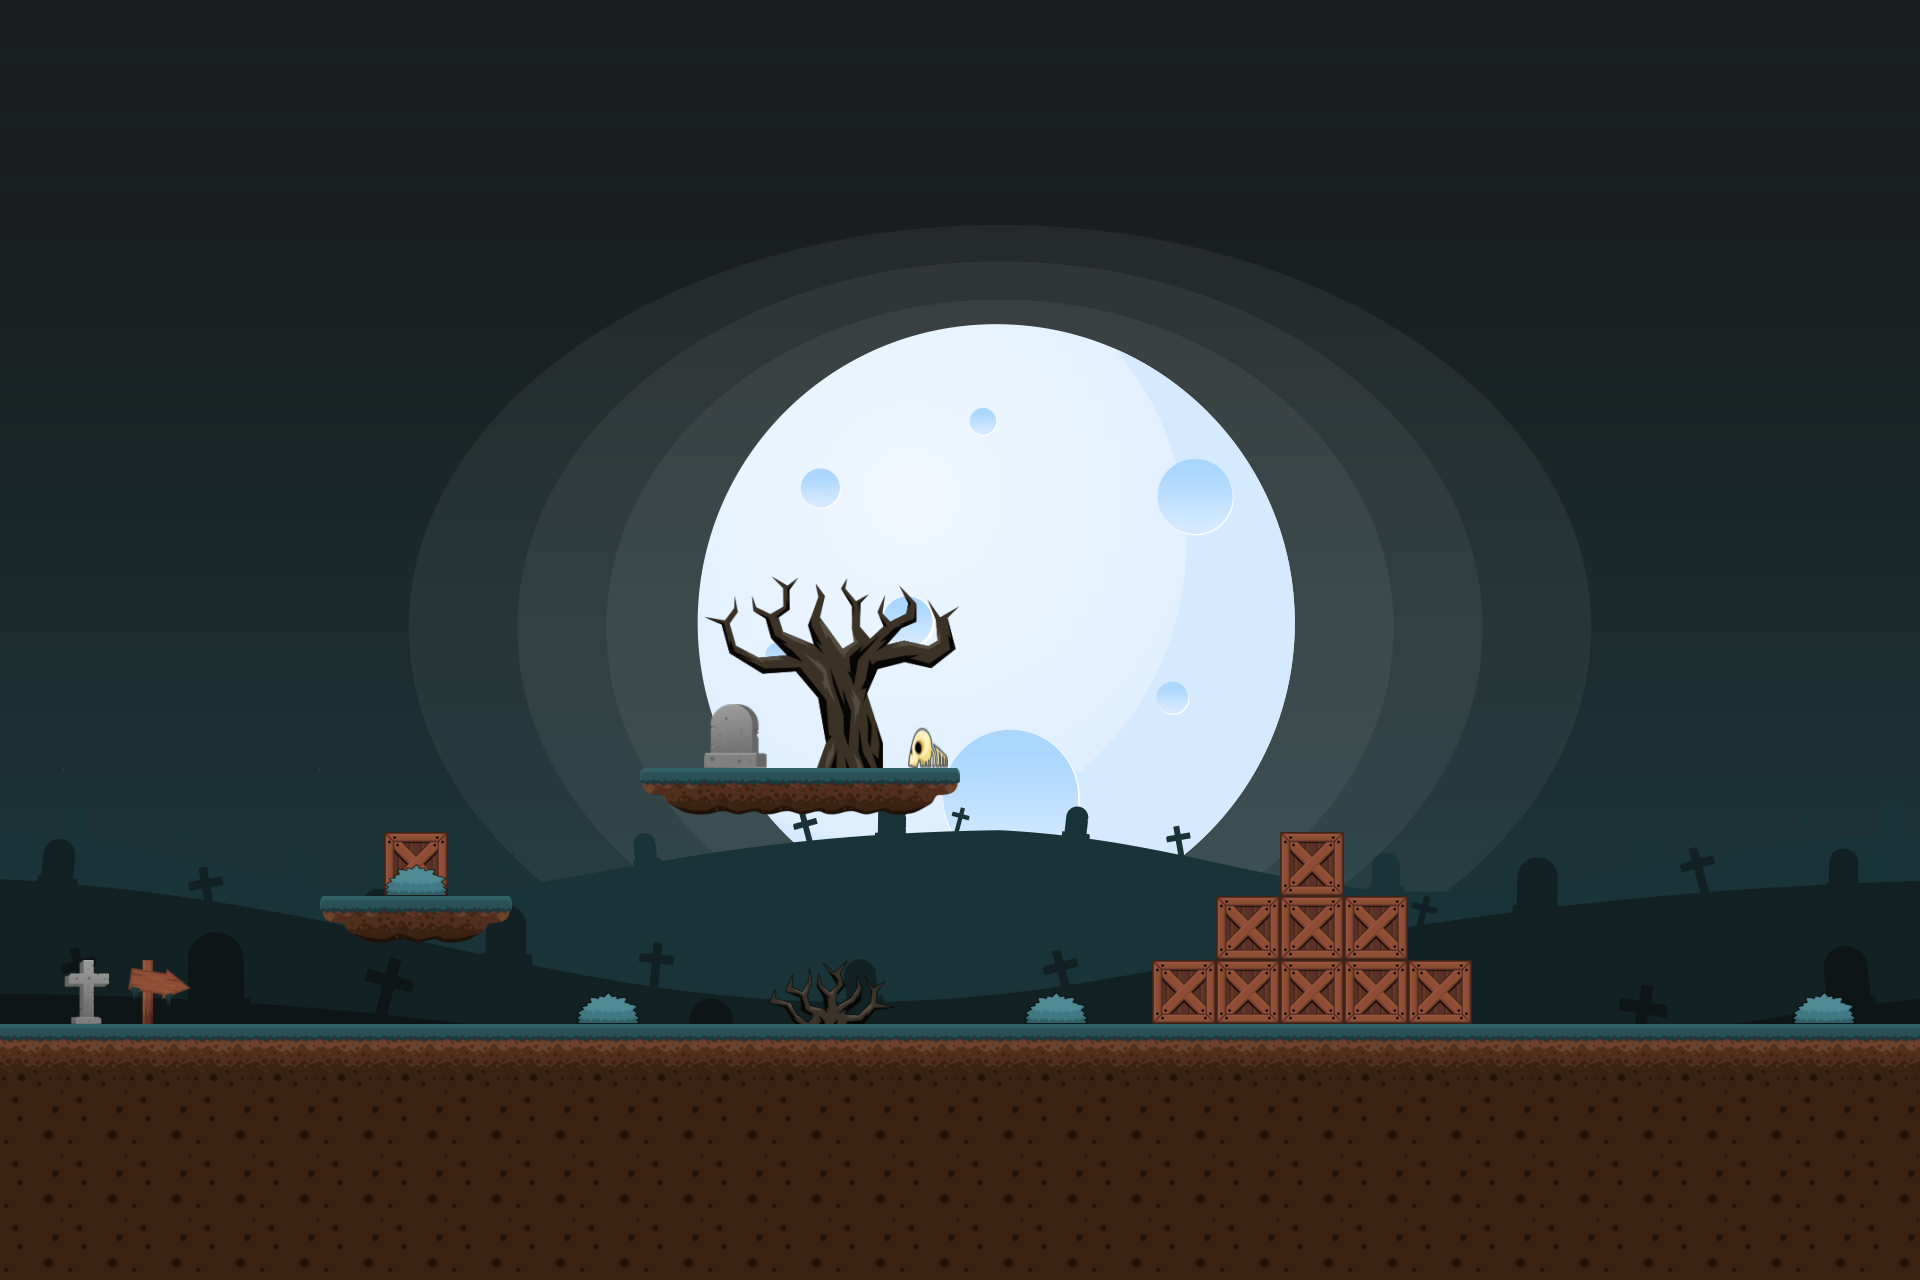

Rendered tile map (Tiled .tmx) drawn with the repository's tilesets; below, a short description and the full map source, tile grids included:
An orthogonal 30x20 tile map with 64x64 px tiles, 3 tile layers (BG, Map, Decor), 5 tilesets and 18 objects (9x Wall, 4x ZWall, 3x Zombie, Player, Blades).

<map version="1.4" tiledversion="1.4.1" orientation="orthogonal" renderorder="right-down" width="30" height="20" tilewidth="64" tileheight="64" infinite="0" nextlayerid="22" nextobjectid="131">
 <tileset firstgid="1" source="Level1.tsx" />
 <tileset firstgid="48" source="BG.tsx" />
 <tileset firstgid="575" source="BushLive.tsx" />
 <tileset firstgid="577" source="Tree.tsx" />
 <tileset firstgid="589" source="Bush.tsx" />
 <layer id="10" name="BG" width="30" height="20">
  <data encoding="csv">
48,49,50,51,52,53,54,55,56,57,58,59,48,48,48,48,48,48,48,49,50,51,52,53,54,55,56,57,58,59,
48,49,50,51,52,53,54,55,56,57,58,59,59,59,48,49,50,51,52,48,49,50,51,52,53,54,55,56,57,58,
58,59,48,49,50,51,52,53,54,55,56,57,58,59,48,49,50,51,52,48,49,50,51,52,53,54,55,56,57,58,
48,49,50,51,52,53,54,55,56,57,58,59,60,61,62,63,64,65,66,67,68,69,70,71,72,73,74,75,76,77,
79,80,81,82,83,84,85,86,87,88,89,90,91,92,93,94,95,96,97,98,99,100,101,102,103,104,105,106,107,108,
110,111,112,113,114,115,116,117,118,119,120,121,122,123,124,125,126,127,128,129,130,131,132,133,134,135,136,137,138,139,
141,142,143,144,145,146,147,148,149,150,151,152,153,154,155,156,157,158,159,160,161,162,163,164,165,166,167,168,169,170,
172,173,174,175,176,177,178,179,180,181,182,183,184,185,186,187,188,189,190,191,192,193,194,195,196,197,198,199,200,201,
203,204,205,206,207,208,209,210,211,212,213,214,215,216,217,218,219,220,221,222,223,224,225,226,227,228,229,230,231,232,
234,235,236,237,238,239,240,241,242,243,244,245,246,247,248,249,250,251,252,253,254,255,256,257,258,259,260,261,262,263,
265,266,267,268,269,270,271,272,273,274,275,276,277,278,279,280,281,282,283,284,285,286,287,288,289,290,291,292,293,294,
296,297,298,299,300,301,302,303,304,305,306,307,308,309,310,311,312,313,314,315,316,317,318,319,320,321,322,323,324,325,
333,328,329,330,333,332,333,334,335,336,337,338,339,340,341,342,343,344,345,346,347,348,349,350,351,352,353,354,355,356,
358,359,360,361,362,363,364,365,366,367,368,369,370,371,372,373,374,375,376,377,378,379,380,381,382,383,384,385,386,387,
389,390,391,392,393,394,395,396,397,398,399,400,401,402,403,404,405,406,407,408,409,410,411,412,413,414,415,416,417,418,
420,421,422,423,424,425,426,427,428,429,430,431,432,433,434,435,436,437,438,439,440,441,442,443,444,445,446,447,448,449,
451,452,453,454,455,456,457,458,459,460,461,462,463,464,465,466,467,468,469,470,471,472,473,474,475,476,477,478,479,480,
482,483,484,485,486,487,488,489,490,491,492,493,494,495,496,497,498,499,500,501,502,503,504,505,506,507,508,509,510,511,
513,514,515,516,517,518,519,520,521,522,523,524,525,526,527,528,529,530,531,532,533,534,535,536,537,538,539,540,541,542,
544,545,546,547,548,549,550,551,552,553,554,555,556,557,558,559,560,561,562,563,564,565,566,567,568,569,570,571,572,573
</data>
 </layer>
 <layer id="19" name="Map" width="30" height="20">
  <data encoding="csv">
0,0,0,0,0,0,0,0,0,0,0,0,0,0,0,0,0,0,0,0,0,0,0,0,0,0,0,0,0,0,
0,0,0,0,0,0,0,0,0,0,0,0,0,0,0,0,0,0,0,0,0,0,0,0,0,0,0,0,0,0,
0,0,0,0,0,0,0,0,0,0,0,0,0,0,0,0,0,0,0,0,0,0,0,0,0,0,0,0,0,0,
0,0,0,0,0,0,0,0,0,0,0,0,0,0,0,0,0,0,0,0,0,0,0,0,0,0,0,0,0,0,
0,0,0,0,0,0,0,0,0,0,0,0,0,0,0,0,0,0,0,0,0,0,0,0,0,0,0,0,0,0,
0,0,0,0,0,0,0,0,0,0,0,0,0,0,0,0,0,0,0,0,0,0,0,0,0,0,0,0,0,0,
0,0,0,0,0,0,0,0,0,0,0,0,0,0,0,0,0,0,0,0,0,0,0,0,0,0,0,0,0,0,
0,0,0,0,0,0,0,0,0,0,0,0,0,0,0,0,0,0,0,0,0,0,0,0,0,0,0,0,0,0,
0,0,0,0,0,0,0,0,0,0,0,0,0,0,0,0,0,0,0,0,0,0,0,0,0,0,0,0,0,0,
0,0,0,0,0,0,0,0,0,0,0,0,0,0,0,0,0,0,0,0,0,0,0,0,0,0,0,0,0,0,
0,0,0,0,0,0,0,0,0,0,0,0,0,0,0,0,0,0,0,0,0,0,0,0,0,0,0,0,0,0,
0,0,0,0,0,0,0,0,0,0,0,0,0,0,0,0,0,0,0,0,0,0,0,0,0,0,0,0,0,0,
0,0,0,0,0,0,0,0,0,0,11,12,12,12,13,0,0,0,0,0,0,0,0,0,0,0,0,0,0,0,
0,0,0,0,0,0,17,0,0,0,0,0,0,0,0,0,0,0,0,0,17,0,0,0,0,0,0,0,0,0,
0,0,0,0,0,11,12,13,0,0,0,0,0,0,0,0,0,0,0,17,17,17,0,0,0,0,0,0,0,0,
0,0,0,0,0,0,0,0,0,0,0,0,0,0,0,0,0,0,17,17,17,17,17,0,0,0,0,0,0,0,
25,25,25,25,25,25,25,25,25,25,25,25,25,25,25,25,25,25,25,25,25,25,25,25,25,25,25,25,25,25,
2,2,2,2,2,2,2,2,2,2,2,2,2,2,2,2,2,2,2,2,2,2,2,2,2,2,2,2,2,2,
2,2,2,2,2,2,2,2,2,2,2,2,2,2,2,2,2,2,2,2,2,2,2,2,2,2,2,2,2,2,
2,2,2,2,2,2,2,2,2,2,2,2,2,2,2,2,2,2,2,2,2,2,2,2,2,2,2,2,2,2
</data>
 </layer>
 <layer id="20" name="Decor" width="30" height="20">
  <data encoding="csv">
0,0,0,0,0,0,0,0,0,0,0,0,0,0,0,0,0,0,0,0,0,0,0,0,0,0,0,0,0,0,
0,0,0,0,0,0,0,0,0,0,0,0,0,0,0,0,0,0,0,0,0,0,0,0,0,0,0,0,0,0,
0,0,0,0,0,0,0,0,0,0,0,0,0,0,0,0,0,0,0,0,0,0,0,0,0,0,0,0,0,0,
0,0,0,0,0,0,0,0,0,0,0,0,0,0,0,0,0,0,0,0,0,0,0,0,0,0,0,0,0,0,
0,0,0,0,0,0,0,0,0,0,0,0,0,0,0,0,0,0,0,0,0,0,0,0,0,0,0,0,0,0,
0,0,0,0,0,0,0,0,0,0,0,0,0,0,0,0,0,0,0,0,0,0,0,0,0,0,0,0,0,0,
0,0,0,0,0,0,0,0,0,0,0,0,0,0,0,0,0,0,0,0,0,0,0,0,0,0,0,0,0,0,
0,0,0,0,0,0,0,0,0,0,0,0,0,0,0,0,0,0,0,0,0,0,0,0,0,0,0,0,0,0,
0,0,0,0,0,0,0,0,0,0,0,0,0,0,0,0,0,0,0,0,0,0,0,0,0,0,0,0,0,0,
0,0,0,0,0,0,0,0,0,0,0,577,578,579,580,0,0,0,0,0,0,0,0,0,0,0,0,0,0,0,
0,0,0,0,0,0,0,0,0,0,0,581,582,583,584,0,0,0,0,0,0,0,0,0,0,0,0,0,0,0,
0,0,0,0,0,0,0,0,0,0,0,21,586,587,20,0,0,0,0,0,0,0,0,0,0,0,0,0,0,0,
0,0,0,0,0,0,0,0,0,0,0,0,0,0,0,0,0,0,0,0,0,0,0,0,0,0,0,0,0,0,
0,0,0,0,0,0,47,0,0,0,0,0,0,0,0,0,0,0,0,0,0,0,0,0,0,0,0,0,0,0,
0,0,0,0,0,0,0,0,0,0,0,0,0,0,0,0,0,0,0,0,0,0,0,0,0,0,0,0,0,0,
0,22,14,0,0,0,0,0,0,47,0,0,589,590,0,0,47,0,0,0,0,0,0,0,0,0,0,0,47,0,
0,0,0,0,0,0,0,0,0,0,0,0,0,0,0,0,0,0,0,0,0,0,0,0,0,0,0,0,0,0,
0,0,0,0,0,0,0,0,0,0,0,0,0,0,0,0,0,0,0,0,0,0,0,0,0,0,0,0,0,0,
0,0,0,0,0,0,0,0,0,0,0,0,0,0,0,0,0,0,0,0,0,0,0,0,0,0,0,0,0,0,
0,0,0,0,0,0,0,0,0,0,0,0,0,0,0,0,0,0,0,0,0,0,0,0,0,0,0,0,0,0
</data>
 </layer>
 <objectgroup id="21" name="Obstacles">
  <object id="113" name="Player" x="72" y="838" width="84" height="84" />
  <object id="114" name="Zombie" x="762" y="644" width="84" height="84" />
  <object id="115" name="Zombie" x="900" y="900" width="84" height="84" />
  <object id="116" name="Zombie" x="1716" y="852" width="84" height="84" />
  <object id="117" name="ZWall" x="266" y="970" width="50" height="46" />
  <object id="118" name="ZWall" x="1864" y="964" width="48" height="44" />
  <object id="119" name="Wall" x="1152.67" y="962" width="318.667" height="58" />
  <object id="120" name="Wall" x="1218" y="895.667" width="188.667" height="64" />
  <object id="121" name="Wall" x="1280" y="833.667" width="62.0003" height="60" />
  <object id="122" name="Wall" x="386.666" y="835" width="59.3337" height="58" />
  <object id="123" name="Wall" x="322.667" y="895.667" width="188" height="27.3333" />
  <object id="124" name="Wall" x="640.667" y="773" width="317.333" height="24" />
  <object id="125" name="Wall" x="4" y="1026.33" width="1918" height="251.333" />
  <object id="126" name="Wall" x="1915.33" y="0.33335" width="57.333" height="1273.33" />
  <object id="127" name="Wall" x="-48.6665" y="-0.665" width="57.333" height="1273.33" />
  <object id="128" name="ZWall" x="587" y="721" width="50" height="46" />
  <object id="129" name="ZWall" x="959" y="723" width="50" height="46" />
  <object id="130" name="Blades" x="658.667" y="696" width="38" height="36" />
 </objectgroup>
</map>
